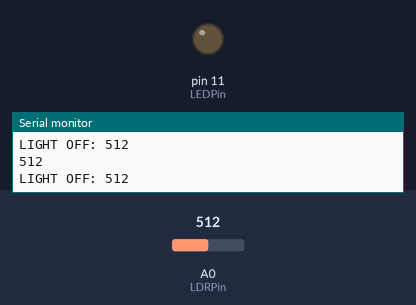
Recording of a sketch running on a simulated Arduino Uno, built with avr-gcc and run on an emulated ATmega328P. Parts: output pins drawn as LEDs (lit = HIGH), the last lines printed to the serial monitor. Inputs (shaded band) come from the test bench; at power-on: A0 (LDRPin) = 512.

Above: at 1.2 s.
1.3 s: A0 (LDRPin) set to 489
At 2.3 s:
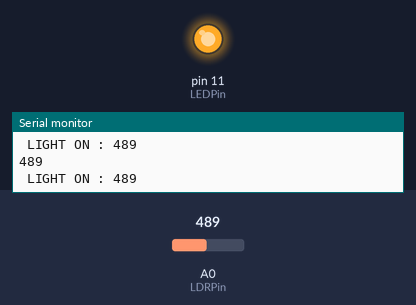
2.8 s: A0 (LDRPin) set to 1023
At 3.8 s:
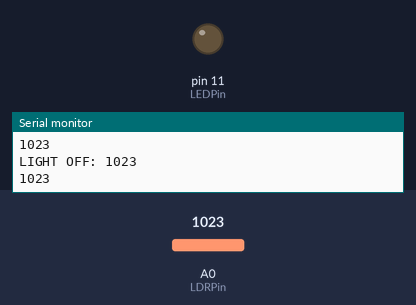
4.3 s: A0 (LDRPin) set to 490
At 5.5 s:
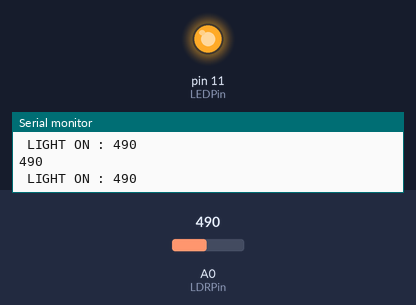
Timing chart, 0 to 7.3 s (numbered marks = the images above; inputs shaded):
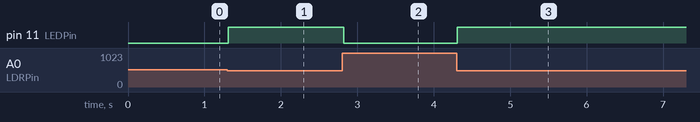

The sketch:

ldr.ino
```cpp
const int LEDPin = 11; // Initialize Pin 11 for LED
const int LDRPin = A0; // Initialize LDR Pin A0
void setup() {
  Serial.begin(9600);
  pinMode(LEDPin, OUTPUT); // Define pin as output
  pinMode(LDRPin, INPUT);  // Define LDR pin as input
}
void loop() {
  int ldrStatus = analogRead(LDRPin); // Read LDR light intensity as analog value
  Serial.println(ldrStatus);
  // Control based on LDR light intensity
  if (ldrStatus <= 500) {
    digitalWrite(LEDPin, HIGH); // Turn LED on
    Serial.print(" LIGHT ON : ");
    Serial.println(ldrStatus);
  } else {
    digitalWrite(LEDPin, LOW); // Turn LED off
    Serial.print("LIGHT OFF: ");
    Serial.println(ldrStatus); // Print LDR analog value on the serial port
  }
}
```

Measured:
- the behaviour switches between 501 and 500 on A0 (LDRPin) (found by bisection; images 0 and 1)
- after the input at 1.3 s, pin 11 (LEDPin): LOW → HIGH at once
- after the input at 2.8 s, pin 11 (LEDPin): HIGH → LOW at once
- after the input at 4.3 s, pin 11 (LEDPin): LOW → HIGH at once
